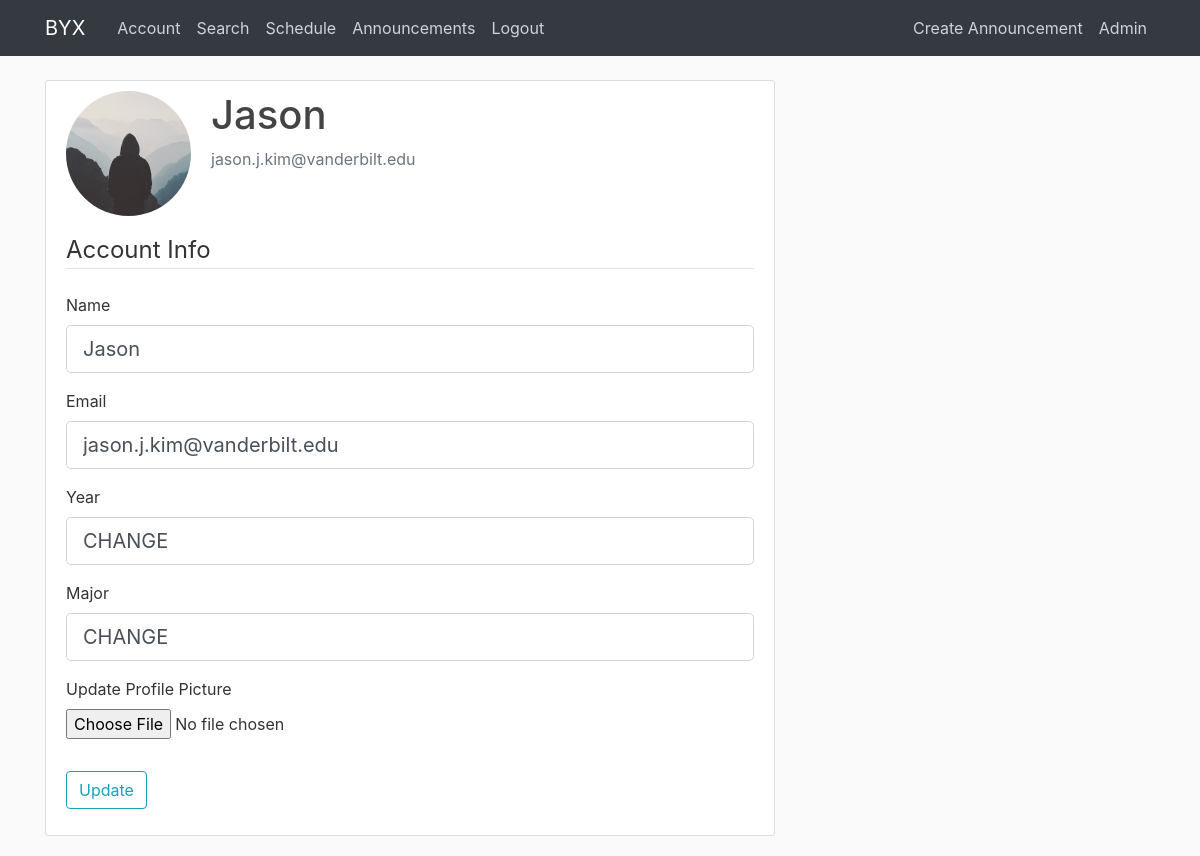
The page /account (signed in) on the database its author committed.
### Group5/models.py (models this page shows, shortened)
class User(db.Model, UserMixin):
    id = db.Column(db.Integer, primary_key=True)
    username = db.Column(db.String(20), unique=True, nullable=False)
    email = db.Column(db.String(120), unique=True, nullable=False)
    image_file = db.Column(db.String(20), nullable=False, default='default.jpg')
    password = db.Column(db.String(60), nullable=False)
    posts = db.relationship('Post', backref='author', lazy=True)
    major = db.Column(db.String(60), default="CHANGE")
    year = db.Column(db.String(60), default="CHANGE")
    is_admin = db.Column(db.Boolean, default=False)

### Group5/routes.py (the view)
@app.route("/account", methods=['GET', 'POST'])
@login_required
def account():
    form = UpdateAccountForm()
    if form.validate_on_submit():
        if form.picture.data:
            picture_file = save_picture(form.picture.data)
            current_user.image_file = picture_file
        current_user.username = form.username.data
        current_user.email = form.email.data
        current_user.major = form.major.data
        current_user.year = form.year.data
        db.session.commit()
        flash('Your account has been updated!', 'success')
        return redirect(url_for('account'))
    elif request.method == 'GET':
        form.username.data = current_user.username
        form.email.data = current_user.email
        form.year.data = current_user.year
        form.major.data = current_user.major
    image_file = url_for('static', filename='profile_pics/' + current_user.image_file)
    return render_template('account.html', title='Account',
                           image_file=image_file, form=form)

### Group5/forms.py (shortened to what this page needs)
class UpdateAccountForm(FlaskForm):
    username = StringField('Name',
                           validators=[DataRequired(), Length(min=2, max=20)])
    email = StringField('Email',
                        validators=[DataRequired(), Email()])
    picture = FileField('Update Profile Picture', validators=[FileAllowed(['jpg', 'png'])])
    year = StringField('Year', validators=[DataRequired()])
    major = StringField('Major', validators=[DataRequired()])
    submit = SubmitField('Update')

### Group5/models.py (called while the page is built)
@login_manager.user_loader
def load_user(user_id):
    return User.query.get(int(user_id))

### Group5/templates/account.html (shortened to what this page needs)
{% extends "layout.html" %}
{% block content %}
    <div class="content-section">
      <div class="media">
        <img class="rounded-circle account-img" src="{{ image_file }}">
        <div class="media-body">
          <h2 class="account-heading">{{ current_user.username }}</h2>
          <p class="text-secondary">{{ current_user.email }}</p>
        </div>
      </div>
        <form method="POST" action="" enctype="multipart/form-data">
            <fieldset class="form-group">
                <legend class="border-bottom mb-4">Account Info</legend>
                <div class="form-group">
                    {{ form.username.label(class="form-control-label") }}
                    {% if form.username.errors %}
                        {{ form.username(class="form-control form-control-lg is-invalid") }}
                        <div class="invalid-feedback">
                            {% for error in form.username.errors %}
                                <span>{{ error }}</span>
                            {% endfor %}
                        </div>
                    {% else %}
                        {{ form.username(class="form-control form-control-lg") }}
                    {% endif %}
                </div>
                <div class="form-group">
                    {{ form.email.label(class="form-control-label") }}
                    {% if form.email.errors %}
                        {{ form.email(class="form-control form-control-lg is-invalid") }}
                        <div class="invalid-feedback">
                            {% for error in form.email.errors %}
                                <span>{{ error }}</span>
                            {% endfor %}
                        </div>
                    {% else %}
                        {{ form.email(class="form-control form-control-lg") }}
                    {% endif %}
                </div>
                <div class="form-group">
                    {{ form.year.label(class="form-control-label") }}
                    {{ form.year(class="form-control form-control-lg") }}
                </div>
                <div class="form-group">
                    {{ form.major.label(class="form-control-label") }}
                    {{ form.major(class="form-control form-control-lg") }}
                </div>
                <div class="form-group">
                    {{ form.picture.label() }}
                    {{ form.picture(class="form-control-file") }}
                </div>
            </fieldset>
            <div class="form-group">
                {{ form.submit(class="btn btn-outline-info") }}
            </div>
        </form>
    </div>
{% endblock content %}

### Group5/static/main.css (style rules this page uses)
body { background: #fafafa; color: #333333; margin-top: 5rem; }
h1, h2, h3, h4, h5, h6 { color: #444444; }
.content-section { background: #ffffff; padding: 10px 20px; border: 1px solid #dddddd; border-radius: 3px; margin-bottom: 20px; }
.account-img { height: 125px; width: 125px; margin-right: 20px; margin-bottom: 16px; }
.account-heading { font-size: 2.5rem; }

### rows shown on the page
User: username "Jason", email "jason.j.kim@vanderbilt.edu", year "CHANGE", major "CHANGE"
